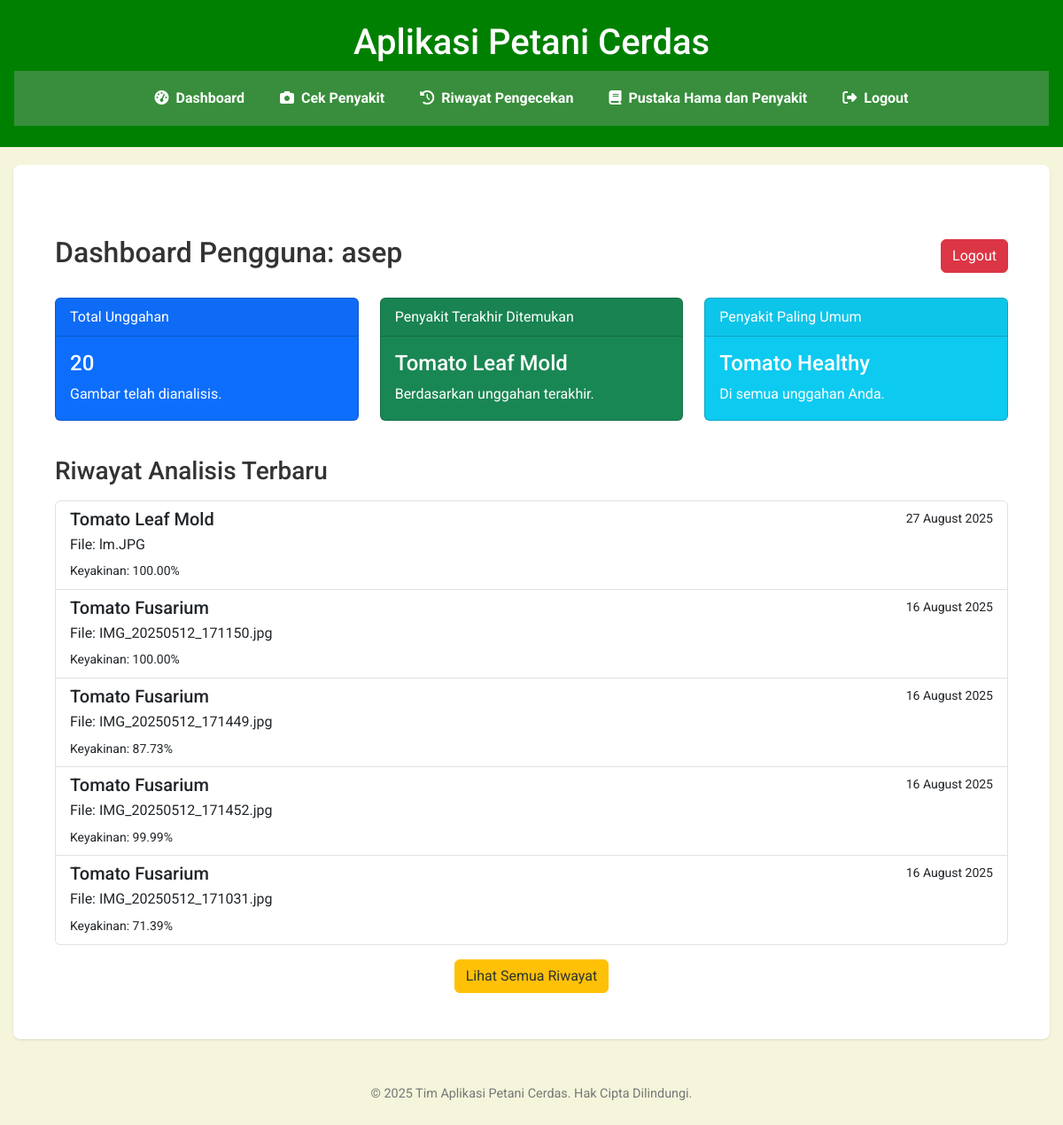
The page /dashboard (signed in) on the database its author committed.
### models.py (models this page shows, shortened)
class User(UserMixin, db.Model):
    id = db.Column(db.Integer, primary_key=True)
    username = db.Column(db.String(100), unique=True, nullable=False)
    password = db.Column(db.String(200), nullable=False)
    riwayat = db.relationship('Riwayat', backref='author', lazy=True)

class Riwayat(db.Model):
    id = db.Column(db.Integer, primary_key=True)
    filename = db.Column(db.String(100), nullable=False)
    prediction = db.Column(db.String(100), nullable=False)
    confidence = db.Column(db.Float, nullable=False)
    timestamp = db.Column(db.DateTime, default=datetime.utcnow)
    image_path = db.Column(db.String(200), nullable=False)
    detailed_results = db.Column(db.Text, nullable=True)
    user_id = db.Column(db.Integer, db.ForeignKey('user.id'), nullable=False)

### routes.py (the view)
@main_bp.route('/dashboard')
@login_required
def dashboard():
    riwayat_list = Riwayat.query.filter_by(user_id=current_user.id).order_by(Riwayat.timestamp.desc()).limit(5).all()
    for history in riwayat_list:
        if isinstance(history.detailed_results, str):
            details = json.loads(history.detailed_results)
        else:
            details = history.detailed_results
        if details:
            pred_mobilenet = np.array(details.get("MobileNetV2", [])) / 100.0
            pred_efficientnet = np.array(details.get("EfficientNetV2M", [])) / 100.0
            pred_resnet = np.array(details.get("ResNet101", [])) / 100.0
            if pred_mobilenet.size > 0:
                analysis = get_prediction_analysis(pred_mobilenet, pred_efficientnet, pred_resnet)
                history.feedback = get_qualitative_feedback(analysis["top_prediction"]["score"], analysis["conflict_score"])
            else:
                history.feedback = {"label": "Data Tidak Lengkap", "alert_class": "alert-secondary"}
        else:
            history.feedback = {"label": "Data Tidak Lengkap", "alert_class": "alert-secondary"}
        wib_timestamp = history.timestamp + timedelta(hours=7)
        history.formatted_date = wib_timestamp.strftime('%d %B %Y, %H:%M WIB').replace(wib_timestamp.strftime('%B'), MONTH_MAP[wib_timestamp.strftime('%B')])
    all_riwayat = Riwayat.query.filter_by(user_id=current_user.id).all()
    total_uploads = len(all_riwayat)
    if all_riwayat:
        all_predictions = [r.prediction for r in all_riwayat]
        most_common_disease = Counter(all_predictions).most_common(1)[0][0]
    else:
        most_common_disease = None
    return render_template('dashboard.html',
                           total_uploads=total_uploads,
                           last_disease=riwayat_list[0].prediction if riwayat_list else None,
                           most_common_disease=most_common_disease,
                           riwayat_list=riwayat_list)

### app.py (called while the page is built)
@login_manager.user_loader
def load_user(user_id):
    return User.query.get(int(user_id))

### templates/dashboard.html (shortened to what this page needs)
{% extends "layout.html" %}
{% block content %}
<div class="container mt-5">
    <div class="d-flex justify-content-between align-items-center mb-4">
        <h2>Dashboard Pengguna: {{ current_user.username }}</h2>
        <a href="{{ url_for('main.logout') }}" class="btn btn-danger">Logout</a>
    </div>
    <div class="row mb-4">
        <div class="col-md-4">
            <div class="card text-white bg-primary mb-3">
                <div class="card-header">Total Unggahan</div>
                <div class="card-body">
                    <h4 class="card-title">{{ total_uploads }}</h4>
                    <p class="card-text">Gambar telah dianalisis.</p>
                </div>
            </div>
        </div>
        <div class="col-md-4">
            <div class="card text-white bg-success mb-3">
                <div class="card-header">Penyakit Terakhir Ditemukan</div>
                <div class="card-body">
                    <h4 class="card-title">{{ last_disease if last_disease else 'N/A' }}</h4>
                    <p class="card-text">Berdasarkan unggahan terakhir.</p>
                </div>
            </div>
        </div>
        <div class="col-md-4">
            <div class="card text-white bg-info mb-3">
                <div class="card-header">Penyakit Paling Umum</div>
                <div class="card-body">
                    <h4 class="card-title">{{ most_common_disease if most_common_disease else 'N/A' }}</h4>
                    <p class="card-text">Di semua unggahan Anda.</p>
                </div>
            </div>
        </div>
    </div>
    <h3 class="mb-3">Riwayat Analisis Terbaru</h3>
    <div class="list-group">
        {% if riwayat_list %}
            {% for riwayat in riwayat_list[:5] %}
            <a href="{{ url_for('main.riwayat_detail', riwayat_id=riwayat.id) }}" class="list-group-item list-group-item-action flex-column align-items-start">
                <div class="d-flex w-100 justify-content-between">
                    <h5 class="mb-1">{{ riwayat.prediction }}</h5>
                    <small>{{ riwayat.timestamp.strftime('%d %B %Y') }}</small>
                </div>
                <p class="mb-1">File: {{ riwayat.filename }}</p>
                <small>Keyakinan: {{ "%.2f"|format(riwayat.confidence) }}%</small>
            </a>
            {% endfor %}
        {% else %}
            <p>Anda belum memiliki riwayat analisis. Mulai <a href="{{ url_for('main.klasifikasi') }}">klasifikasi sekarang</a>.</p>
        {% endif %}
    </div>
    <div class="text-center mt-3">
        <a href="{{ url_for('main.riwayat') }}" class="btn btn-secondary">Lihat Semua Riwayat</a>
    </div>
</div>
{% endblock %}

### templates/layout.html (shortened to what this page needs)
<!DOCTYPE html>
<html lang="id">
<head>
    <link href="https://cdn.jsdelivr.net/npm/bootstrap@5.3.0/dist/css/bootstrap.min.css" rel="stylesheet">
    <link rel="stylesheet" href="https://cdnjs.cloudflare.com/ajax/libs/font-awesome/6.4.0/css/all.min.css">
    <link rel="stylesheet" href="{{ url_for('static', filename='css/style.css') }}">
</head>
<body>
    <header class="header-custom text-center text-white">
        <h1>Aplikasi Petani Cerdas</h1>
        <ul class="nav justify-content-center">
            {% if current_user.is_authenticated %}
                <li class="nav-item"><a class="nav-link text-white" href="{{ url_for('main.dashboard') }}"><i class="fas fa-tachometer-alt me-2"></i>Dashboard</a></li>
                <li class="nav-item"><a class="nav-link text-white" href="{{ url_for('main.klasifikasi') }}"><i class="fas fa-camera me-2"></i>Cek Penyakit</a></li>
                <li class="nav-item"><a class="nav-link text-white" href="{{ url_for('main.riwayat') }}"><i class="fas fa-history me-2"></i>Riwayat Pengecekan</a></li>
                <li class="nav-item"><a class="nav-link text-white" href="{{ url_for('main.penanganan_index') }}"><i class="fas fa-book me-2"></i>Pustaka Hama dan Penyakit</a></li>
                <li class="nav-item"><a class="nav-link text-white" href="{{ url_for('main.logout') }}"><i class="fas fa-sign-out-alt me-2"></i>Logout</a></li>
            {% endif %}
        </ul>
    </header>
    <main class="container">
        <div class="main-content">
            {% block content %}{% endblock %}
        </div>
    </main>
    <footer class="footer">
        <p>&copy; 2025 Tim Aplikasi Petani Cerdas. Hak Cipta Dilindungi.</p>
    </footer>
</body>
</html>

### static/css/style.css (style rules this page uses)
body { font-family: 'Roboto', 'Lato', sans-serif; background-color: #F5F5DC; color: #333333; margin: 0; padding: 0; line-height: 1.6; }
.container { max-width: 1200px; margin: 20px auto; padding: 0 15px; }
.nav { display: flex; justify-content: center; background-color: #388E3C; padding: 0.5rem 0; }
.nav a { color: white; text-decoration: none; padding: 10px 20px; font-weight: bold; transition: background-color 0.3s; }
.main-content { background-color: #FFFFFF; padding: 2rem; border-radius: 8px; box-shadow: 0 1px 3px rgba(0,0,0,0.1); margin-top: 20px; }
.btn-secondary { background-color: #FFC107; border-color: #FFC107; color: #333333; }
.footer { text-align: center; margin-top: 30px; padding: 20px 0; color: #777; font-size: 0.9rem; }

### templates/layout.html (style rules this page uses)
.header-custom { position: relative; padding: 1.5rem 1rem; background-color : green; }

### rows shown on the page
User: username "asep"
Riwayat: prediction "Tomato Leaf Mold", timestamp "27 August 2025", filename "lm.JPG", confidence "100.00"
Riwayat: prediction "Tomato Healthy"
Riwayat: prediction "Tomato Fusarium", timestamp "16 August 2025", filename "IMG_20250512_171150.jpg", confidence "100.00"
Riwayat: prediction "Tomato Fusarium", timestamp "16 August 2025", filename "IMG_20250512_171449.jpg", confidence "87.73"
Riwayat: prediction "Tomato Fusarium", timestamp "16 August 2025", filename "IMG_20250512_171452.jpg", confidence "99.99"
Riwayat: prediction "Tomato Fusarium", timestamp "16 August 2025", filename "IMG_20250512_171031.jpg", confidence "71.39"

### other values the page prints
{{ total_uploads }} "20"
